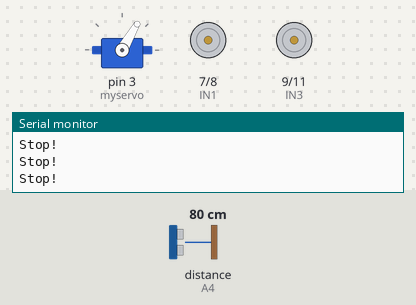
A sketch run on a simulated Arduino Uno, built with avr-gcc and run on an emulated ATmega328P. On the bench: servo, motor-driver pin pairs drawn as motors (green arrow = first pin HIGH = forward, orange = second pin HIGH = backward, longer = more drive, scaled by the enable pin), the last lines printed to the serial monitor. Wiring (inferred from the names in the program): ultrasonic range finder: trigger A5; echo A4. Inputs (shaded band) come from the test bench; at power-on: distance to the obstacle (sensor on A4) 80 cm. The echo pulse lasts 58.3 µs per cm.

Above: at 0.92 s.
1.3 s: distance to the obstacle (sensor on A4) set to 75 cm
4.3 s: distance to the obstacle (sensor on A4) set to 65 cm
At 4.61 s:
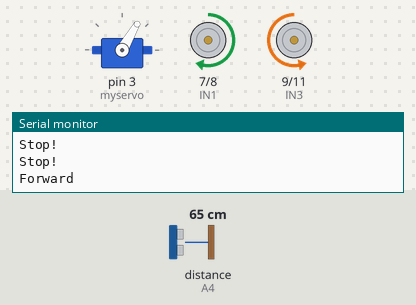
7.3 s: distance to the obstacle (sensor on A4) set to 22 cm
10.3 s: distance to the obstacle (sensor on A4) set to 19 cm
At 10.7 s:
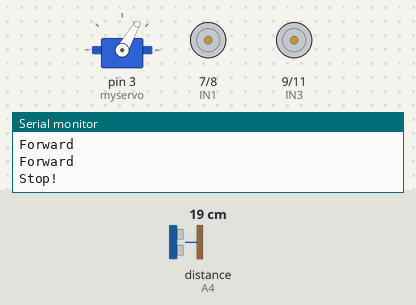
13.3 s: distance to the obstacle (sensor on A4) set to 17 cm
16.3 s: distance to the obstacle (sensor on A4) set to 13 cm
Timing chart, 0 to 20.3 s (numbered marks = the images above; inputs shaded):
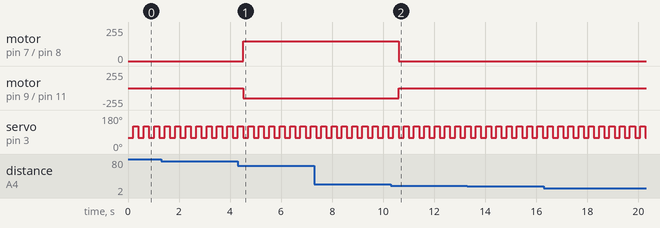

Measured:
- the behaviour switches between 71 and 70 cm on distance to the obstacle (sensor on A4) (found by bisection; images 0 and 1)
- the behaviour switches between 21 and 20 cm on distance to the obstacle (sensor on A4) (found by bisection; images 1 and 2)
- after the input at 4.3 s, motor on pin 7 (IN1) / pin 8 (IN2): stopped → forward 150/255 after 0.21 s; motor on pin 9 (IN3) / pin 11 (IN4): stopped → backward 150/255 after 0.21 s
- after the input at 10.3 s, motor on pin 7 (IN1) / pin 8 (IN2): forward 150/255 → stopped after 0.30 s; motor on pin 9 (IN3) / pin 11 (IN4): backward 150/255 → stopped after 0.30 s
- by itself, servo on pin 3 (myservo): alternates 120° for 0.20 s and 60° for 0.20 s

The sketch:

code_obj_follow.ino
```cpp
#include <Servo.h>  //servo library
Servo myservo;      // create servo object to control servo

//Ultrasonic sensor variables
int Echo = A4;
int Trig = A5;

//motor controller pins
#define ENA 5
#define ENB 6
#define IN1 7
#define IN2 8
#define IN3 9
#define IN4 11
#define carSpeed 150
#define carSpeed2 150
int rightDistance = 0, leftDistance = 0;

void forward(){
  analogWrite(ENA, carSpeed);
  analogWrite(ENB, carSpeed);
  digitalWrite(IN1, HIGH);
  digitalWrite(IN2, LOW);
  digitalWrite(IN3, LOW);
  digitalWrite(IN4, HIGH);
  Serial.println("Forward");
}

void back() {
  analogWrite(ENA, carSpeed);
  analogWrite(ENB, carSpeed);
  digitalWrite(IN1, LOW);
  digitalWrite(IN2, HIGH);
  digitalWrite(IN3, HIGH);
  digitalWrite(IN4, LOW);
  Serial.println("Back");
}
void left() {
  analogWrite(ENA, carSpeed2);
  analogWrite(ENB, carSpeed2);
  digitalWrite(IN1, LOW);
  digitalWrite(IN2, HIGH);
  digitalWrite(IN3, LOW);
  digitalWrite(IN4, HIGH);
  Serial.println("Left");
}
void right() {
  analogWrite(ENA, carSpeed2);
  analogWrite(ENB, carSpeed2);
  digitalWrite(IN1, HIGH);
  digitalWrite(IN2, LOW);
  digitalWrite(IN3, HIGH);
  digitalWrite(IN4, LOW);
  Serial.println("Right");
}
void stop() {
  digitalWrite(ENA, LOW);
  digitalWrite(ENB, LOW);
  Serial.println("Stop!");
}

//Ultrasonic distance measurement method
int Distance_test() {
  digitalWrite(Trig, LOW);
  delayMicroseconds(2);
  digitalWrite(Trig, HIGH);
  delayMicroseconds(20);
  digitalWrite(Trig, LOW);
  float Fdistance = pulseIn(Echo, HIGH);
  Fdistance= Fdistance / 58;
  return (int)Fdistance;
}

void setup() {
  myservo.attach(3);  // attach servo on pin 3 to servo object
  Serial.begin(9600);
  pinMode(Echo, INPUT);
  pinMode(Trig, OUTPUT);
  pinMode(IN1, OUTPUT);
  pinMode(IN2, OUTPUT);
  pinMode(IN3, OUTPUT);
  pinMode(IN4, OUTPUT);
  pinMode(ENA, OUTPUT);
  pinMode(ENB, OUTPUT);
  stop();
}

void loop() {

    myservo.write(60);  //setservo position to right side
    delay(200);
    rightDistance = Distance_test();

    myservo.write(120);  //setservo position to left side
    delay(200);
    leftDistance = Distance_test();


    if((rightDistance > 70)&&(leftDistance > 70)){
      stop();
    }else if((rightDistance >= 20) && (leftDistance >= 20)) {
      forward();
    }else if((rightDistance <= 10) && (leftDistance <= 10)) {
        back();
        delay(100);
    }else if(rightDistance - 3 > leftDistance) {
        left();
        delay(100);
    }else if(rightDistance + 3 < leftDistance) {
        right();
        delay(100);
    }else{
      stop();
    }

}
```
